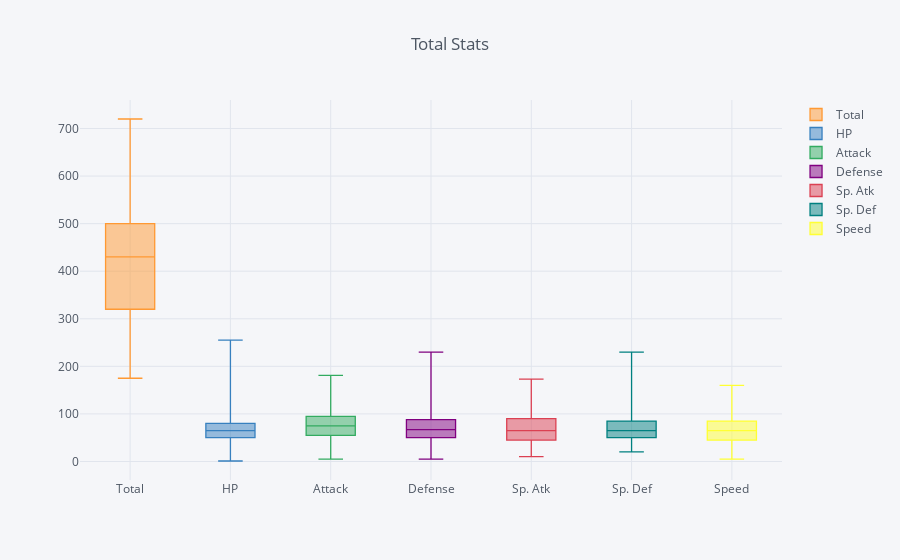

Notebook source saved alongside this figure:
### Markdown cell above
Here we can see the number of Legendary pokemons vs the number of normal pokemons, the ratio shows that there are not many Legendaries, we can see the Starters and UB

### Code cell
poke[['Total','HP','Attack','Defense','Sp. Atk', 'Sp. Def','Speed']].iplot(kind='box', title='Total Stats')

### Figure 1 — Plotly figure (JSON) as saved in the notebook; plotly's stock layout.template omitted (floating-point values rounded to 4 significant figures; data arrays with more than 128 entries replaced by an {"elided": "..."} marker saying what was removed)
{"data": [{"boxpoints": false, "line": {"width": 1.3}, "marker": {"color": "rgba(255, 153, 51, 1.0)"}, "name": "Total", "orientation": "v", "type": "box", "uid": "cd0a9884-aff7-11e9-937d-38f9d35d1f9f", "y": {"elided": "809 int values"}}, {"boxpoints": false, "line": {"width": 1.3}, "marker": {"color": "rgba(55, 128, 191, 1.0)"}, "name": "HP", "orientation": "v", "type": "box", "uid": "cd0a9ac8-aff7-11e9-937d-38f9d35d1f9f", "y": {"elided": "809 int values"}}, {"boxpoints": false, "line": {"width": 1.3}, "marker": {"color": "rgba(50, 171, 96, 1.0)"}, "name": "Attack", "orientation": "v", "type": "box", "uid": "cd0a9d34-aff7-11e9-937d-38f9d35d1f9f", "y": {"elided": "809 int values"}}, {"boxpoints": false, "line": {"width": 1.3}, "marker": {"color": "rgba(128, 0, 128, 1.0)"}, "name": "Defense", "orientation": "v", "type": "box", "uid": "cd0a9f14-aff7-11e9-937d-38f9d35d1f9f", "y": {"elided": "809 int values"}}, {"boxpoints": false, "line": {"width": 1.3}, "marker": {"color": "rgba(219, 64, 82, 1.0)"}, "name": "Sp. Atk", "orientation": "v", "type": "box", "uid": "cd0aa0b8-aff7-11e9-937d-38f9d35d1f9f", "y": {"elided": "809 int values"}}, {"boxpoints": false, "line": {"width": 1.3}, "marker": {"color": "rgba(0, 128, 128, 1.0)"}, "name": "Sp. Def", "orientation": "v", "type": "box", "uid": "cd0aa252-aff7-11e9-937d-38f9d35d1f9f", "y": {"elided": "809 int values"}}, {"boxpoints": false, "line": {"width": 1.3}, "marker": {"color": "rgba(255, 255, 51, 1.0)"}, "name": "Speed", "orientation": "v", "type": "box", "uid": "cd0aa3e2-aff7-11e9-937d-38f9d35d1f9f", "y": {"elided": "809 int values"}}], "layout": {"legend": {"bgcolor": "#F5F6F9", "font": {"color": "#4D5663"}}, "paper_bgcolor": "#F5F6F9", "plot_bgcolor": "#F5F6F9", "title": "Total Stats", "titlefont": {"color": "#4D5663"}, "xaxis": {"gridcolor": "#E1E5ED", "showgrid": true, "tickfont": {"color": "#4D5663"}, "title": "", "titlefont": {"color": "#4D5663"}, "zerolinecolor": "#E1E5ED"}, "yaxis": {"gridcolor": "#E1E5ED", "showgrid": true, "tickfont": {"color": "#4D5663"}, "title": "", "titlefont": {"color": "#4D5663"}, "zerolinecolor": "#E1E5ED"}}}
